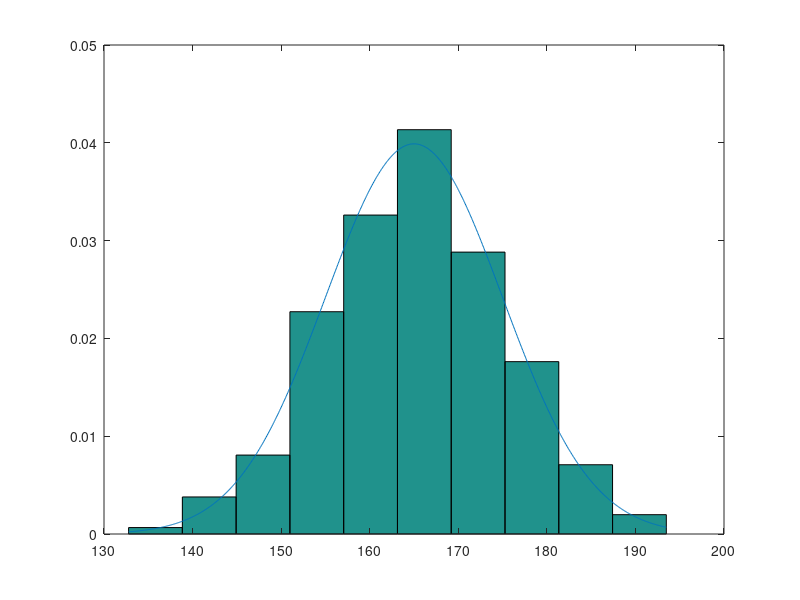

The MATLAB source for this figure:


x=normrnd(165,10,1,1000);
[c,xx]=hist(x,10);
w=10/(max(x)-min(x));
hist(x,xx,w)
hold on
t=linspace(min(x),max(x),1001);
plot(t,normpdf(t,165,10))